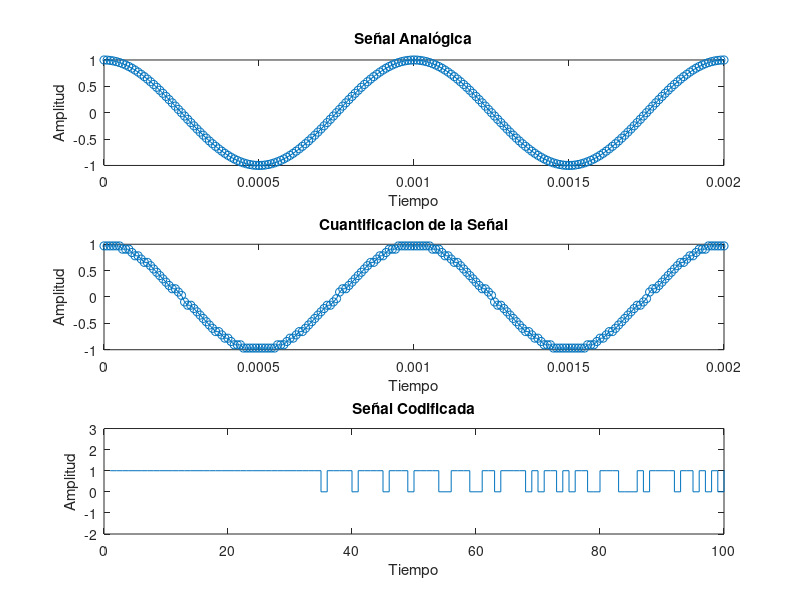
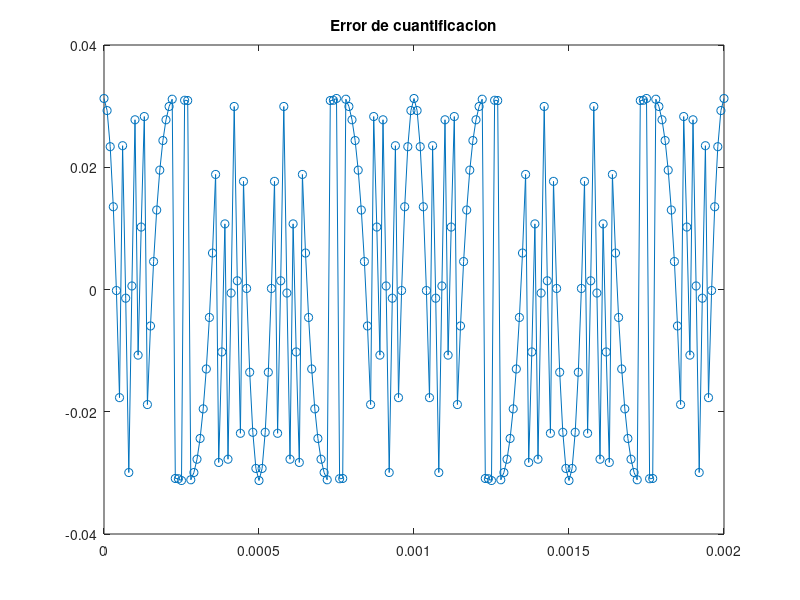

Recreate these plots in MATLAB, in order.
%MODULACIÓN PCM
clc; %limpiar la pantalla de comandos de Matlab
close; %cerrar las variables usadas
clear; %limpia estas variables
fc=1000; %Frecuencia de la sinusoidal
fm=100000; %Frecuencia de muestreo 1/1e5Hz
numBits = input("Ingrese numero el bits"); 
numMuestras = 30; 
M = 2^numBits; %Palabras codificadas o niveles de amplitud
t=0:1/fm:2/fc;% tiempo muestrado a 1e5 HZ, por 5 periodos de sinusoidal
coseno = cos(2*pi*fc*t);      %Señal de entrada
figure(1)
subplot(3,1,1);  %Posición de la gráfica
plot(t,coseno,'-o');         %Señal de entrada
title('Señal Analógica');
ylabel('Amplitud');
xlabel('Tiempo');

%Proceso de Cuantización para la generación de la señal PCM.
vmax=1; %Valor máximo de s
vmin=-vmax; %Valor mínimo
del=(vmax-vmin)/M;
part=vmin:del:vmax; %Valores que toma a lo largo de nuestra señal, dividiendo la Amplitud
code=vmin-(del/2):del:vmax+(del/2); %Conteo de valores cuantificados
[ind,q]=quantiz(coseno,part,code); %Proceso de Cuantización

l1=length(ind);
l2=length(q);
for i=1:l1
	if(ind(i)~=0);
		ind(i)=ind(i)-1;
	end
	i=i+1;
end
for i=1:l2;
	if(q(i)==vmin-(del/2))
		q(i)=vmin+(del/2);
	end
end
subplot(3,1,2);
plot(t,q,'-o')
title('Cuantificacion de la Señal' );
ylabel('Amplitud');
xlabel('Tiempo');

%Proceso de Codificación
code=de2bi(ind,'left-msb');
k=1;
for i=1:l1
	for j=1:numBits
		coded(k)=code(i,j);
		j=j+1;
		k=k+1;
	end
	i=i+1;
end
subplot(3,1,3);
%grid on;
%plot(length(coded),coded,'-o')
stairs(coded); %Toma los valores de un vector para poder graficarlas
axis([0 100 -2 3]);
%grid on;
title('Señal Codificada');
ylabel('Amplitud');
xlabel('Tiempo');


figure(2)
plot(t,coseno-q,'-o')
title('Error de cuantificacion')

%ARCHIVO

filedata = fopen("archivo.txt",'w');
formatspec = '%d';
tam = length(coded);
for i=1:tam - 2
    fprintf(filedata,formatspec,coded(i));
    if(mod(i,numBits) == 0)
        fprintf(filedata,'\n');
    end
end
fclose(filedata);
